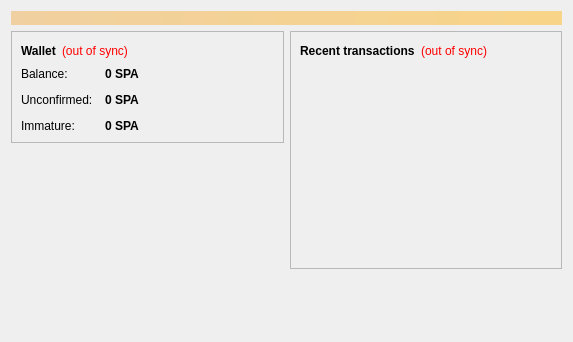
<?xml version="1.0" encoding="UTF-8"?>
<ui version="4.0">
 <class>OverviewPage</class>
 <widget class="QWidget" name="OverviewPage">
  <property name="geometry">
   <rect>
    <x>0</x>
    <y>0</y>
    <width>573</width>
    <height>342</height>
   </rect>
  </property>
  <property name="windowTitle">
   <string>Form</string>
  </property>
  <layout class="QVBoxLayout" name="topLayout">
   <item>
    <widget class="QLabel" name="labelAlerts">
     <property name="visible">
      <bool>false</bool>
     </property>
     <property name="styleSheet">
      <string notr="true">background-color: qlineargradient(x1: 0, y1: 0, x2: 1, y2: 0, stop:0 #F0D0A0, stop:1 #F8D488); color:#000000;</string>
     </property>
     <property name="wordWrap">
      <bool>true</bool>
     </property>
     <property name="margin">
      <number>3</number>
     </property>
    </widget>
   </item>
   <item>
    <layout class="QHBoxLayout" name="horizontalLayout" stretch="1,1">
     <item>
      <layout class="QVBoxLayout" name="verticalLayout_2">
       <item>
        <widget class="QFrame" name="frame">
         <property name="frameShape">
          <enum>QFrame::StyledPanel</enum>
         </property>
         <property name="frameShadow">
          <enum>QFrame::Raised</enum>
         </property>
         <layout class="QVBoxLayout" name="verticalLayout_4">
          <item>
           <layout class="QHBoxLayout" name="horizontalLayout_4">
            <item>
             <widget class="QLabel" name="label_5">
              <property name="font">
               <font>
                <weight>75</weight>
                <bold>true</bold>
               </font>
              </property>
              <property name="text">
               <string>Wallet</string>
              </property>
             </widget>
            </item>
            <item>
             <widget class="QLabel" name="labelWalletStatus">
              <property name="toolTip">
               <string>The displayed information may be out of date. Your wallet automatically synchronizes with the Spaincoin network after a connection is established, but this process has not completed yet.</string>
              </property>
              <property name="styleSheet">
               <string notr="true">QLabel { color: red; }</string>
              </property>
              <property name="text">
               <string notr="true">(out of sync)</string>
              </property>
              <property name="alignment">
               <set>Qt::AlignLeading|Qt::AlignLeft|Qt::AlignVCenter</set>
              </property>
             </widget>
            </item>
            <item>
             <spacer name="horizontalSpacer_2">
              <property name="orientation">
               <enum>Qt::Horizontal</enum>
              </property>
              <property name="sizeHint" stdset="0">
               <size>
                <width>40</width>
                <height>20</height>
               </size>
              </property>
             </spacer>
            </item>
           </layout>
          </item>
          <item>
           <layout class="QFormLayout" name="formLayout_2">
            <property name="fieldGrowthPolicy">
             <enum>QFormLayout::AllNonFixedFieldsGrow</enum>
            </property>
            <property name="horizontalSpacing">
             <number>12</number>
            </property>
            <property name="verticalSpacing">
             <number>12</number>
            </property>
            <item row="0" column="0">
             <widget class="QLabel" name="label">
              <property name="text">
               <string>Balance:</string>
              </property>
             </widget>
            </item>
            <item row="0" column="1">
             <widget class="QLabel" name="labelBalance">
              <property name="font">
               <font>
                <weight>75</weight>
                <bold>true</bold>
               </font>
              </property>
              <property name="cursor">
               <cursorShape>IBeamCursor</cursorShape>
              </property>
              <property name="toolTip">
               <string>Your current balance</string>
              </property>
              <property name="text">
               <string notr="true">0 SPA</string>
              </property>
              <property name="textInteractionFlags">
               <set>Qt::LinksAccessibleByMouse|Qt::TextSelectableByKeyboard|Qt::TextSelectableByMouse</set>
              </property>
             </widget>
            </item>
            <item row="1" column="0">
             <widget class="QLabel" name="label_3">
              <property name="text">
               <string>Unconfirmed:</string>
              </property>
             </widget>
            </item>
            <item row="1" column="1">
             <widget class="QLabel" name="labelUnconfirmed">
              <property name="font">
               <font>
                <weight>75</weight>
                <bold>true</bold>
               </font>
              </property>
              <property name="cursor">
               <cursorShape>IBeamCursor</cursorShape>
              </property>
              <property name="toolTip">
               <string>Total of transactions that have yet to be confirmed, and do not yet count toward the current balance</string>
              </property>
              <property name="text">
               <string notr="true">0 SPA</string>
              </property>
              <property name="textInteractionFlags">
               <set>Qt::LinksAccessibleByMouse|Qt::TextSelectableByKeyboard|Qt::TextSelectableByMouse</set>
              </property>
             </widget>
            </item>
            <item row="2" column="0">
             <widget class="QLabel" name="labelImmatureText">
              <property name="text">
               <string>Immature:</string>
              </property>
             </widget>
            </item>
            <item row="2" column="1">
             <widget class="QLabel" name="labelImmature">
              <property name="font">
               <font>
                <weight>75</weight>
                <bold>true</bold>
               </font>
              </property>
              <property name="toolTip">
               <string>Mined balance that has not yet matured</string>
              </property>
              <property name="text">
               <string notr="true">0 SPA</string>
              </property>
              <property name="textInteractionFlags">
               <set>Qt::LinksAccessibleByMouse|Qt::TextSelectableByKeyboard|Qt::TextSelectableByMouse</set>
              </property>
             </widget>
            </item>
           </layout>
          </item>
         </layout>
        </widget>
       </item>
       <item>
        <spacer name="verticalSpacer">
         <property name="orientation">
          <enum>Qt::Vertical</enum>
         </property>
         <property name="sizeHint" stdset="0">
          <size>
           <width>20</width>
           <height>40</height>
          </size>
         </property>
        </spacer>
       </item>
      </layout>
     </item>
     <item>
      <layout class="QVBoxLayout" name="verticalLayout_3">
       <item>
        <widget class="QFrame" name="frame_2">
         <property name="frameShape">
          <enum>QFrame::StyledPanel</enum>
         </property>
         <property name="frameShadow">
          <enum>QFrame::Raised</enum>
         </property>
         <layout class="QVBoxLayout" name="verticalLayout">
          <item>
           <layout class="QHBoxLayout" name="horizontalLayout_2">
            <item>
             <widget class="QLabel" name="label_4">
              <property name="text">
               <string>&lt;b&gt;Recent transactions&lt;/b&gt;</string>
              </property>
             </widget>
            </item>
            <item>
             <widget class="QLabel" name="labelTransactionsStatus">
              <property name="toolTip">
               <string>The displayed information may be out of date. Your wallet automatically synchronizes with the Spaincoin network after a connection is established, but this process has not completed yet.</string>
              </property>
              <property name="styleSheet">
               <string notr="true">QLabel { color: red; }</string>
              </property>
              <property name="text">
               <string notr="true">(out of sync)</string>
              </property>
              <property name="alignment">
               <set>Qt::AlignRight|Qt::AlignTrailing|Qt::AlignVCenter</set>
              </property>
             </widget>
            </item>
            <item>
             <spacer name="horizontalSpacer">
              <property name="orientation">
               <enum>Qt::Horizontal</enum>
              </property>
              <property name="sizeHint" stdset="0">
               <size>
                <width>40</width>
                <height>20</height>
               </size>
              </property>
             </spacer>
            </item>
           </layout>
          </item>
          <item>
           <widget class="QListView" name="listTransactions">
            <property name="styleSheet">
             <string notr="true">QListView { background: transparent; }</string>
            </property>
            <property name="frameShape">
             <enum>QFrame::NoFrame</enum>
            </property>
            <property name="verticalScrollBarPolicy">
             <enum>Qt::ScrollBarAlwaysOff</enum>
            </property>
            <property name="horizontalScrollBarPolicy">
             <enum>Qt::ScrollBarAlwaysOff</enum>
            </property>
            <property name="selectionMode">
             <enum>QAbstractItemView::NoSelection</enum>
            </property>
           </widget>
          </item>
         </layout>
        </widget>
       </item>
       <item>
        <spacer name="verticalSpacer_2">
         <property name="orientation">
          <enum>Qt::Vertical</enum>
         </property>
         <property name="sizeHint" stdset="0">
          <size>
           <width>20</width>
           <height>40</height>
          </size>
         </property>
        </spacer>
       </item>
      </layout>
     </item>
    </layout>
   </item>
  </layout>
 </widget>
 <resources/>
 <connections/>
</ui>
